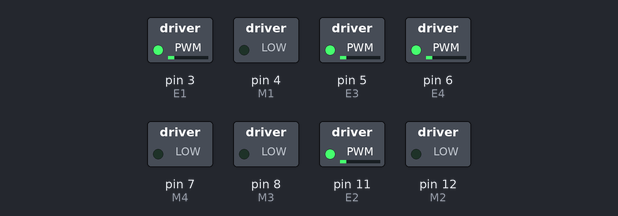
A sketch run on a simulated Arduino Uno, built with avr-gcc and run on an emulated ATmega328P. Parts: switched loads named in the sketch (green lamp = pin HIGH). What the sketch prints to the serial monitor is not drawn.

Above: at 0.05 s.
At 18.35 s:
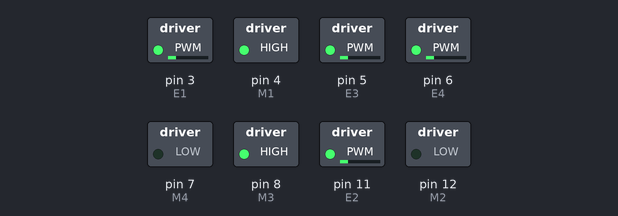
Timing chart, 0 to 24.0 s (numbered marks = the images above):
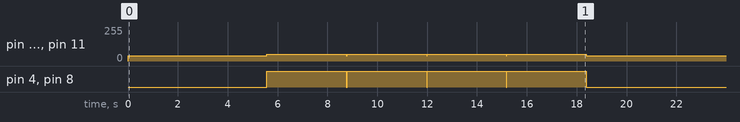

Measured:
- by itself, pin 4 (M1), pin 8 (M3): repeats every 18.5 s: LOW 0.03 s, HIGH 3.2 s, LOW 0.02 s, HIGH 3.2 s, LOW 0.03 s, HIGH 3.2 s, LOW 5.6 s, HIGH 3.2 s
- by itself, pin 3 (E1), pin 5 (E3), pin 6 (E4), pin 11 (E2): repeats every 18.5 s: 50/255 3.2 s, 40/255 0.03 s, 50/255 3.2 s, 40/255 0.02 s, 50/255 3.2 s, 40/255 0.03 s, 50/255 3.2 s, 40/255 5.6 s

The sketch:

sketch_mar007.ino
```cpp
const int E1 = 3; ///<Motor1 Speed
const int E2 = 11;///<Motor2 Speed
const int E3 = 5; ///<Motor3 Speed
const int E4 = 6; ///<Motor4 Speed

const int M1 = 4; ///<Motor1 Direction
const int M2 = 12;///<Motor2 Direction
const int M3 = 8; ///<Motor3 Direction
const int M4 = 7; ///<Motor4 Direction


void setup() {
  Serial.begin(9600);

  pinMode(M1, OUTPUT);
  pinMode(M2, OUTPUT);
  pinMode(M3, OUTPUT);
  pinMode(M4, OUTPUT);
  pinMode(A4, INPUT_PULLUP);
  pinMode(A0, INPUT_PULLUP);
  pinMode(A2, INPUT_PULLUP);
  pinMode(A1, INPUT_PULLUP);
}

void M1_advance(char Speed) ///<Motor1 Advance
{
 digitalWrite(M1,LOW);
 analogWrite(E1,Speed);
}
void M2_advance(char Speed) ///<Motor2 Advance
{
 digitalWrite(M2,LOW);
 analogWrite(E2,Speed);
}
void M3_advance(char Speed) ///<Motor3 Advance
{
 digitalWrite(M3,LOW);
 analogWrite(E3,Speed);
}
void M4_advance(char Speed) ///<Motor4 Advance
{
 digitalWrite(M4,LOW);
 analogWrite(E4,Speed);
}

void M1_back(char Speed) ///<Motor1 Back off
{
 digitalWrite(M1,HIGH);
 analogWrite(E1,Speed);
}
void M2_back(char Speed) ///<Motor2 Back off
{
 digitalWrite(M2,HIGH);
 analogWrite(E2,Speed);
}
void M3_back(char Speed) ///<Motor3 Back off
{
 digitalWrite(M3,HIGH);
 analogWrite(E3,Speed);
}
void M4_back(char Speed) ///<Motor4 Back off
{
 digitalWrite(M4,HIGH);
 analogWrite(E4,Speed);
}

void backward(){
   M1_back(40);
   M2_back(40);
   M3_back(40);
   M4_back(40);
}

void forward(){
   M1_advance(40);
   M2_advance(40);
   M3_advance(40);
   M4_advance(40);
}
void left(){
  M1_back(50);
  M2_advance(50);
  M3_back(50);
  M4_advance(50);

}
void right(){
  M1_back(50);
  M2_advance(50);
  M3_back (50);
  M4_advance(50);
}

void stopDriving(){
    M1_advance(0);
    M2_advance(0);
    M3_advance(0);
    M4_advance(0);
}

void turnLeft90(){
  unsigned long starttime = millis();
  unsigned long endtime = starttime;
  while ((endtime - starttime) <= 1530) // do this loop for up to 1000mS
  {
    Serial.println("Inside right turn90");
    // code here
    //M1_back(100);
    //M2_advance(100);
    //M3_back(100);
    //M4_advance(100);
    left();
    endtime = millis();
  }

  for (int i = 0; i < 50; i++) {
    Serial.println("Moving forward in right turn90");
  }
}

void turnRight90(){
  unsigned long starttime = millis();
  unsigned long endtime = starttime;
  while ((endtime - starttime) <= 1510) // do this loop for up to 1000mS
  {
    Serial.println("Inside right turn90");
    // code here
    //M1_advance(100);
    //M2_back(100);
    //M3_advance(100);
    //M4_back(100);
    right();
    endtime = millis();
  }

  for (int i = 0; i < 50; i++) {
    Serial.println("Moving forward in right turn90");
  }
}

void loop(){
  //first two lines of cans
  for (int i = 0; i < 600; i++){
  forward();
  Serial.println("forward");
  }
  turnLeft90();
  for (int i = 0; i < 600; i++){
  forward();
  }
  turnRight90();
  for (int i = 0; i < 300; i++){
  forward();
  }
  turnRight90();
  for (int i = 0; i < 600; i++){
  forward();
  }
  turnRight90();
  forward();
  //other two lines of cans

}
```
